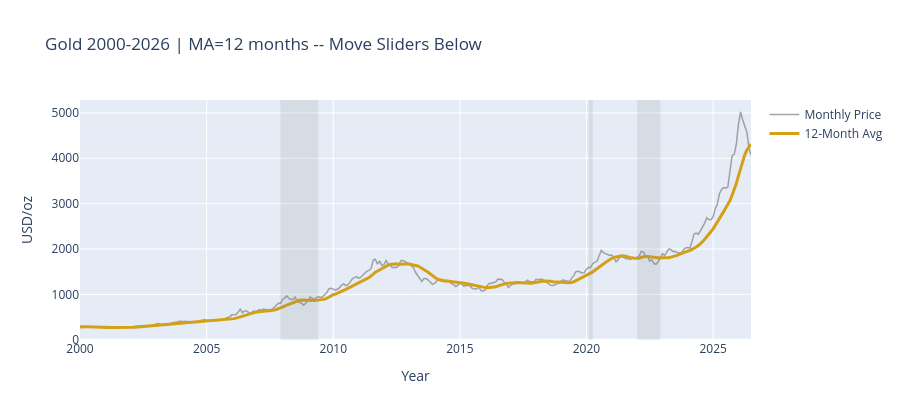

The cell this chart's notebook holds for it:
### Markdown cell above
## Piece n — Export the Chart to HTML
Exporting the chart to HTML to make the charts interactable.

### Code cell
# Export static charts to ONE HTML -- for GitHub (shows even without Jupyter)
# fig, fig2, fig4 are fully zoomable in HTML. Slider figure is snapshot-only (ipywidgets don't work in HTML).
# For reviewers: use GIF/screenshots of the slider in action (see README) -- that's the GIF + static snapshots approach.
import plotly.io as pio

# Create silent snapshot of the slider at default (no display in this cell)
fig_slider_snapshot = plot_with_sliders(year_start=2000, year_end=2026, ma_window=12)

with open("Visual-Gold-Explorer-PathA-interactive.html", "w", encoding="utf-8") as f:
    f.write(fig.to_html(full_html=True, include_plotlyjs='cdn'))
    f.write("<h2 style='font-family:sans-serif; text-align:center; margin-top:40px;'>Gold with Crisis Shading</h2>")
    f.write(fig2.to_html(full_html=False, include_plotlyjs=False))
    f.write("<h2 style='font-family:sans-serif; text-align:center; margin-top:40px;'>Interactive Slider Snapshot (for HTML -- sliders work only in Jupyter)</h2>")
    f.write("<p style='font-family:sans-serif; text-align:center; color:#555;'>In Jupyter, drag the sliders in Piece 5. On GitHub, this is a static snapshot at 2000-2026 / MA 12. See README GIF for live drag.</p>")
    f.write(fig_slider_snapshot.to_html(full_html=False, include_plotlyjs=False))
    f.write("<img src='assets/slider-drag.gif' alt='Slider Drag GIF' style='display:block; margin-left:auto; margin-right:auto; width:60%;'>")
    f.write("<h2 style='font-family:sans-serif; text-align:center; margin-top:40px;'>Honest Baseline: Actual vs Naive Forecasts</h2>")
    f.write(fig4.to_html(full_html=False, include_plotlyjs=False))
print("Saved 4 charts to Visual-Gold-Explorer-PathA-interactive.html -- add this ONE file to GitHub")

### Figure 1 — Plotly figure (JSON) as saved in the notebook; plotly's stock layout.template omitted (floating-point values rounded to 4 significant figures; data arrays with more than 128 entries replaced by an {"elided": "..."} marker saying what was removed)
{"data": [{"line": {"color": "gray", "width": 1.5}, "mode": "lines", "name": "Monthly Price", "opacity": 0.7, "type": "scatter", "x": {"elided": "319 str values"}, "y": {"elided": "319 int values"}}, {"line": {"color": "#d4a017", "width": 3}, "mode": "lines", "name": "12-Month Avg", "type": "scatter", "x": {"elided": "319 str values"}, "y": {"elided": "319 float values"}}], "layout": {"height": 420, "shapes": [{"fillcolor": "gray", "line": {"width": 0}, "opacity": 0.15, "type": "rect", "x0": "2007-12-01", "x1": "2009-06-01", "xref": "x", "y0": 0, "y1": 1, "yref": "y domain"}, {"fillcolor": "gray", "line": {"width": 0}, "opacity": 0.15, "type": "rect", "x0": "2020-02-01", "x1": "2020-04-01", "xref": "x", "y0": 0, "y1": 1, "yref": "y domain"}, {"fillcolor": "gray", "line": {"width": 0}, "opacity": 0.15, "type": "rect", "x0": "2022-01-01", "x1": "2022-12-01", "xref": "x", "y0": 0, "y1": 1, "yref": "y domain"}], "title": {"text": "Gold 2000-2026 | MA=12 months -- Move Sliders Below"}, "xaxis": {"title": {"text": "Year"}}, "yaxis": {"title": {"text": "USD/oz"}}}}
